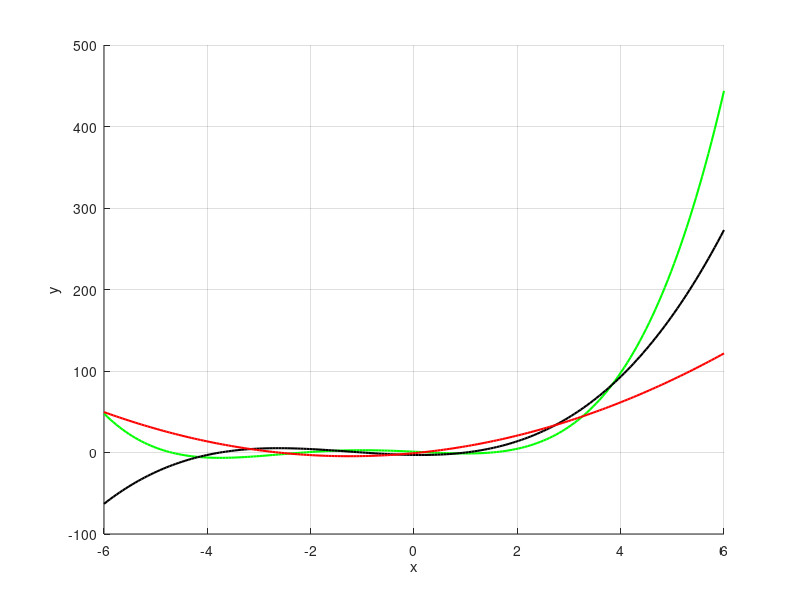

Here is the MATLAB script that generated this plot:
% Prove per grafico di funzioni polinomiali e derivata
close all
%c=[1,0,-4,0]; a=-3; b=3;
c=[0.2,1,-0.4,-3,1]; a=-6; b=6;
% c=[4 -9 6 0]; a=-0.5; b=1.5;
% c=[4 -3 0 0]; a=-0.5; b=1.5;
% c = [3 -2 0 0]; a=-1; b=1;
% c = []

figure(1)
hold on;
np=200;
x = linspace(a,b,np);
y = polyval(c,x);

plot(x,y,'g','LineWidth',1.5)
xlabel('x')
ylabel('y')
grid on

c1=polyder(c);
y1=polyval(c1,x);
plot(x,y1,'k','LineWidth',1.5)

c2=polyder(c1);
y2=polyval(c2,x);
plot(x,y2,'r','LineWidth',1.5)
